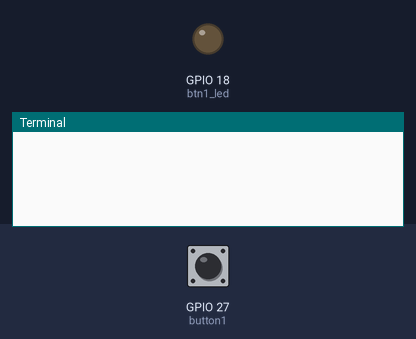
Recording of a program running on a simulated Raspberry Pi (BCM pin numbers). On the bench: output pins drawn as LEDs (lit = HIGH), the last lines printed to the terminal. Inputs (shaded band) come from the test bench; at power-on: GPIO 27 (button1) HIGH.

Above: at 1.2 s.
1.3 s: GPIO 27 (button1) pulled LOW for 0.15 s
At 2.6 s:
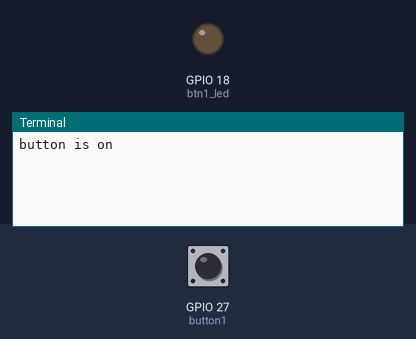
2.9 s: GPIO 27 (button1) pulled LOW for 1 s
At 5.2 s:
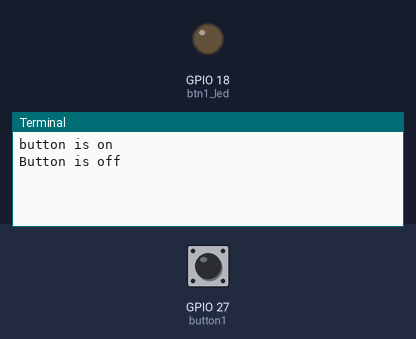

The program:

zero_testing_v02.py
```python
from gpiozero import LED, Button
from time import sleep

btn1_led = LED(18)
button1 = Button(27)
btn1_is = False
btn1_on = False


while True:
    if button1.is_pressed:
        btn1_is = True
    else:
        if btn1_is:
            if btn1_on:
                btn1_on = False
                print ("Button is off")
            else:
                btn1_on = True
                print ("button is on")
            btn1_is = False
```

Measured:
- after the input at 1.3 s, the terminal: prints a new line after 0.15 s (image 1)
- after the input at 2.9 s, the terminal: prints a new line after 1.0 s (image 2)
